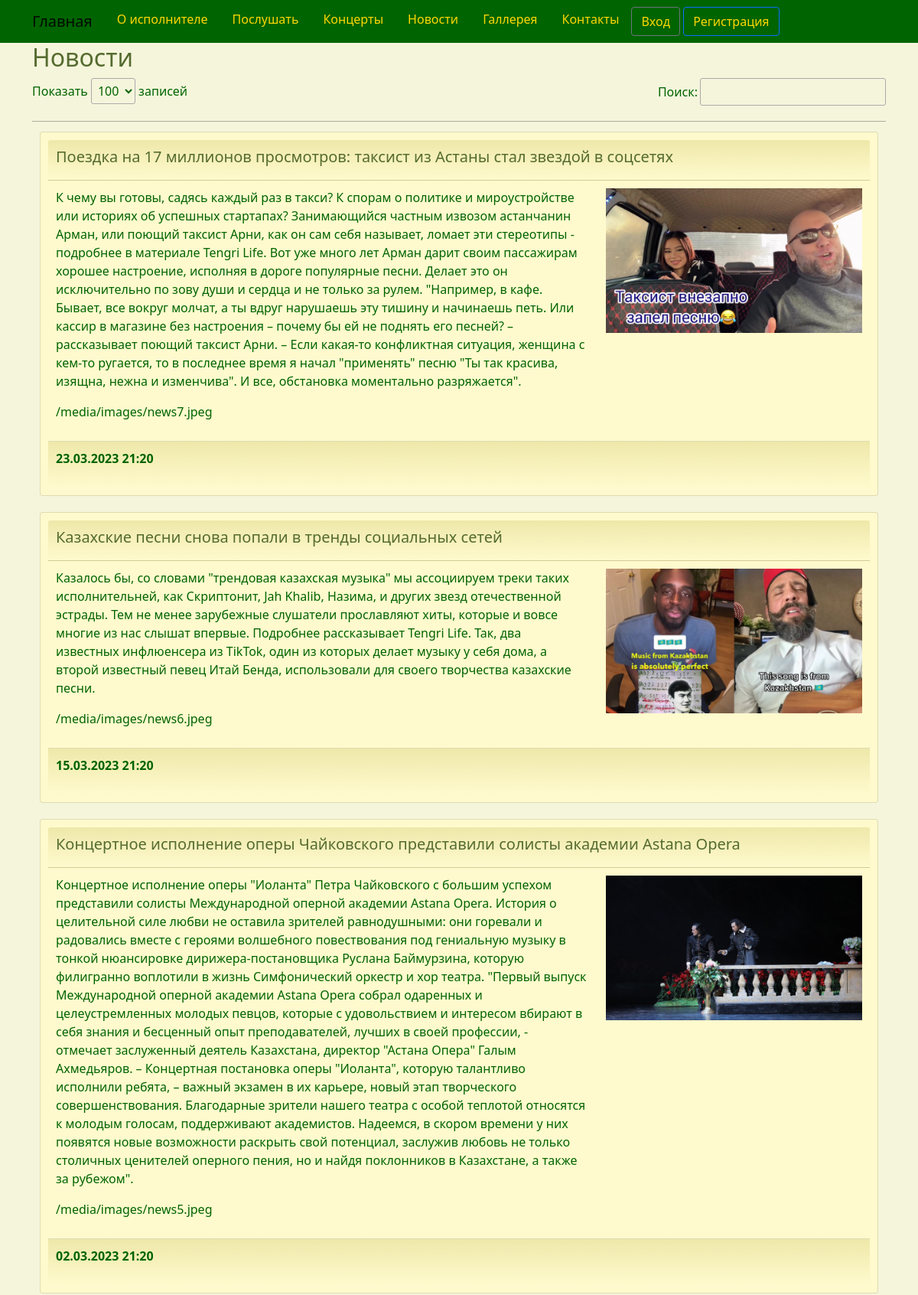
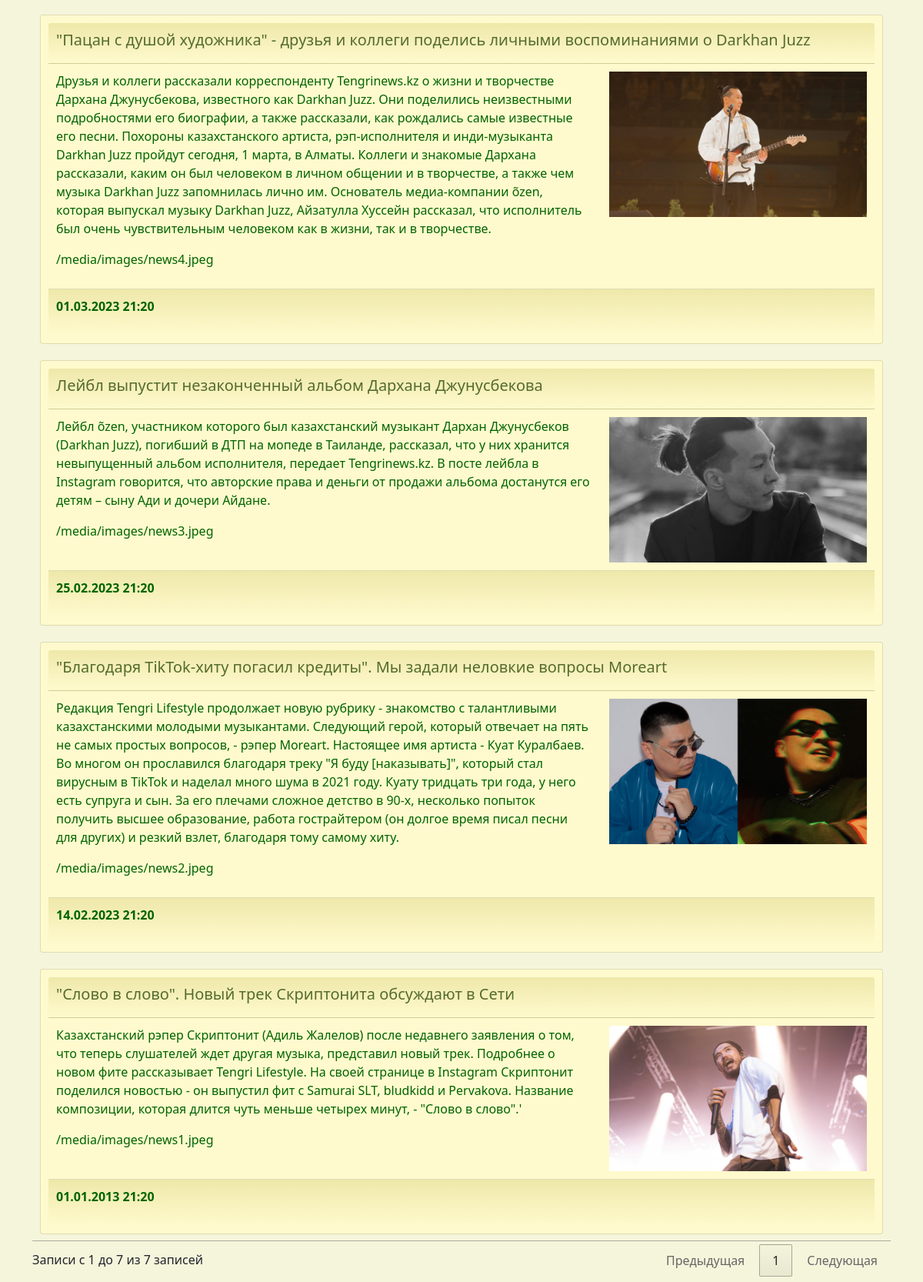
/news/list/ (upper part), run on the app's committed database (2 pictures, top to bottom).
### band/models.py (models this page shows)
class News(models.Model):
    daten = models.DateTimeField(_('daten'))
    title = models.CharField(_('title_news'), max_length=256)
    details = models.TextField(_('details_news'))
    photo = models.ImageField(_('photo_news'), upload_to='images/', blank=True, null=True)
    class Meta:
        db_table = 'news'
        indexes = [
            models.Index(fields=['daten']),
        ]
        ordering = ['daten']

### band/views.py (the view)
# urls.py: path('news/list/', views.news_list, name='news_list'),
def news_list(request):
    try:
        news = News.objects.all().order_by('-daten')
        return render(request, "news/list.html", {"news": news})
    except Exception as error:
        print(error)
        return HttpResponse(str(error))

### templates/news/list.html (shortened to what this page needs)
{% extends "base.html" %}
{% load i18n %}
{% load static %}
{% block content %}
<h2>{% trans "newss" %}</h2>
<div class="row">
	<table id="myTable" style="width:100%">
		<thead>
			<tr>
				<th></th>
			</tr>
		</thead>
		<tbody>
			{% for n in news %}
			<tr>
				<td>
					<div class="card">
						<div class="card-header">
							<h5>{{ n.title }}</h5>
						</div>
						<div class="card-body">
							<div class="row">
								<div class="col-md-8">
									<p>{{ n.details }}</p>
									<p>{{ n.photo.url }}</p>
								</div>
								<div class="col-md-4">
									{% if n.photo.url == "/media/images/news1.jpeg" %}
										<img style="width:100%; max-width:400px;" src="{% static 'images/news1.jpeg' %}" alt="{{ n.title }}" title="{{ n.details }}">
									{% elif n.photo.url == "/media/images/news2.jpeg" %}
										<img style="width:100%; max-width:400px;" src="{% static 'images/news2.jpeg' %}" alt="{{ n.title }}" title="{{ n.details }}">
									{% elif n.photo.url == "/media/images/news3.jpeg" %}
										<img style="width:100%; max-width:400px;" src="{% static 'images/news3.jpeg' %}" alt="{{ n.title }}" title="{{ n.details }}">
									{% elif n.photo.url == "/media/images/news4.jpeg" %}
										<img style="width:100%; max-width:400px;" src="{% static 'images/news4.jpeg' %}" alt="{{ n.title }}" title="{{ n.details }}">
									{% elif n.photo.url == "/media/images/news5.jpeg" %}
										<img style="width:100%; max-width:400px;" src="{% static 'images/news5.jpeg' %}" alt="{{ n.title }}" title="{{ n.details }}">
									{% elif n.photo.url == "/media/images/news6.jpeg" %}
										<img style="width:100%; max-width:400px;" src="{% static 'images/news6.jpeg' %}" alt="{{ n.title }}" title="{{ n.details }}">
									{% elif n.photo.url == "/media/images/news7.jpeg" %}
										<img style="width:100%; max-width:400px;" src="{% static 'images/news7.jpeg' %}" alt="{{ n.title }}" title="{{ n.details }}">
									{% else %}
										{% if n.photo.url != None %}
											<img style="width:100%; max-width:400px;" src="{{ n.photo.url}}" alt="{{ n.title }}" title="{{ n.details }}">
										{% endif %}
									{% endif %}
								</div>
							</div>
						</div>
						<div class="card-footer text-muted">
							<p><strong>{{ n.daten | date:"d.m.Y H:i" }}</strong><p>
						</div>
					</div>
				</td>
			</tr>
			{% endfor %}
		</tbody>
	</table>
</div>
{% endblock content %}

### static/css/styles.css (style rules this page uses)
:root { --navbar-background-color: DarkGreen; --navbar-text-color: Gold; --main-background-color-light: LemonChiffon; --main-background-color-dark: PaleGoldenrod; --main-text-color: DarkGreen; --main-header-color: DarkOliveGreen; --main-text-attention-color: Purple; --footer-background-color-light: Beige; --footer-background-color-dark: Green; --footer-text-color: Teal; --card-background-color-light: LemonChiffon; --card-background-color-dark: PaleGoldenrod; --card-text-color: SeaGreen; --table-background-color-light: LemonChiffon; --table-background-color-dark: PaleGoldenrod; --table-text-color: DarkGreen; --star-size: 30px; --star-color: Yellow; --star-background: Gold ; }
body { background-color: var(--main-background-color-light); }
h1, h2, h3, h4, h5, h6 { color: var(--main-header-color); }
p, ul, li, label { color: var(--main-text-color); }
.card { background-color: var(--card-background-color-light); color: var(--card-text-color); margin-top: 5px; padding: 10px; }
.card-header { background-image: linear-gradient(top, var(--card-background-color-dark), var(--card-background-color-light)); background-image: -o-linear-gradient(top, var(--card-background-color-dark), var(--card-background-color-light)); background-image: -moz-linear-gradient(top, var(--card-background-color-dark), var(--card-background-color-light)); background-image: -webkit-linear-gradient(top, var(--card-background-color-dark), var(--card-background-color-light)); color: var(--card-text-color); padding: 10px; }
.card-body { background-color: var(--card-background-color-light); color: var(--card-text-color); padding: 10px; }
.card-footer { background-image: linear-gradient(top, var(--card-background-color-dark), var(--card-background-color-light)); background-image: -o-linear-gradient(top, var(--card-background-color-dark), var(--card-background-color-light)); background-image: -moz-linear-gradient(top, var(--card-background-color-dark), var(--card-background-color-light)); background-image: -webkit-linear-gradient(top, var(--card-background-color-dark), var(--card-background-color-light)); color: var(--card-text-color); padding: 10px; }

### data on the page
News: title "Поездка на 17 миллионов просмотров: таксист из Астаны стал звездой в соцсетях", details "К чему вы готовы, садясь каждый раз в такси? К спорам о политике и мироустройстве или историях об успешных стартапах? Занимающийся частным извозом астанчанин Арман, или поющий таксист Арни, как он сам себя называет, ломает эти стереотипы - подробнее в материале Tengri Life. Вот уже много лет Арман дарит своим пассажирам хорошее настроение, исполняя в дороге популярные песни. Делает это он исключительно по зову души и сердца и не только за рулем. \"Например, в кафе. Бывает, все вокруг молчат, а ты вдруг нарушаешь эту тишину и начинаешь петь. Или кассир в магазине без настроения – почему бы ей не поднять его песней? – рассказывает поющий таксист Арни. – Если какая-то конфликтная ситуация,…", photo "/media/images/news7.jpeg", daten "23.03.2023 21:20"
News: title "Казахские песни снова попали в тренды социальных сетей", details "Казалось бы, со словами \"трендовая казахская музыка\" мы ассоциируем треки таких исполнительней, как Скриптонит, Jah Khalib, Назима, и других звезд отечественной эстрады. Тем не менее зарубежные слушатели прославляют хиты, которые и вовсе многие из нас слышат впервые. Подробнее рассказывает Tengri Life. Так, два известных инфлюенсера из TikTok, один из которых делает музыку у себя дома, а второй известный певец Итай Бенда, использовали для своего творчества казахские песни.", photo "/media/images/news6.jpeg", daten "15.03.2023 21:20"
News: title "Концертное исполнение оперы Чайковского представили солисты академии Astana Opera", details "Концертное исполнение оперы \"Иоланта\" Петра Чайковского с большим успехом представили солисты Международной оперной академии Astana Opera. История о целительной силе любви не оставила зрителей равнодушными: они горевали и радовались вместе с героями волшебного повествования под гениальную музыку в тонкой нюансировке дирижера-постановщика Руслана Баймурзина, которую филигранно воплотили в жизнь Симфонический оркестр и хор театра. \"Первый выпуск Международной оперной академии Astana Opera собрал одаренных и целеустремленных молодых певцов, которые с удовольствием и интересом вбирают в себя знания и бесценный опыт преподавателей, лучших в своей профессии, - отмечает заслуженный деятель…", photo "/media/images/news5.jpeg", daten "02.03.2023 21:20"
News: title "\"Пацан с душой художника\" - друзья и коллеги поделись личными воспоминаниями о Darkhan Juzz", details "Друзья и коллеги рассказали корреспонденту Tengrinews.kz о жизни и творчестве Дархана Джунусбекова, известного как Darkhan Juzz. Они поделились неизвестными подробностями его биографии, а также рассказали, как рождались самые известные его песни. Похороны казахстанского артиста, рэп-исполнителя и инди-музыканта Darkhan Juzz пройдут сегодня, 1 марта, в Алматы. Коллеги и знакомые Дархана рассказали, каким он был человеком в личном общении и в творчестве, а также чем музыка Darkhan Juzz запомнилась лично им. Основатель медиа-компании õzen, которая выпускал музыку Darkhan Juzz, Айзатулла Хуссейн рассказал, что исполнитель был очень чувствительным человеком как в жизни, так и в творчестве.", photo "/media/images/news4.jpeg", daten "01.03.2023 21:20"
News: title "Лейбл выпустит незаконченный альбом Дархана Джунусбекова", details "Лейбл õzen, участником которого был казахстанский музыкант Дархан Джунусбеков (Darkhan Juzz), погибший в ДТП на мопеде в Таиланде, рассказал, что у них хранится невыпущенный альбом исполнителя, передает Tengrinews.kz. В посте лейбла в Instagram говорится, что авторские права и деньги от продажи альбома достанутся его детям – сыну Ади и дочери Айдане.", photo "/media/images/news3.jpeg", daten "25.02.2023 21:20"
News: title "\"Благодаря TikTok-хиту погасил кредиты\". Мы задали неловкие вопросы Moreart", details "Редакция Tengri Lifestyle продолжает новую рубрику - знакомство с талантливыми казахстанскими молодыми музыкантами. Следующий герой, который отвечает на пять не самых простых вопросов, - рэпер Moreart. Настоящее имя артиста - Куат Куралбаев. Во многом он прославился благодаря треку \"Я буду [наказывать]\", который стал вирусным в TikTok и наделал много шума в 2021 году. Куату тридцать три года, у него есть супруга и сын. За его плечами сложное детство в 90-х, несколько попыток получить высшее образование, работа гострайтером (он долгое время писал песни для других) и резкий взлет, благодаря тому самому хиту.", photo "/media/images/news2.jpeg", daten "14.02.2023 21:20"
News: title "\"Слово в слово\". Новый трек Скриптонита обсуждают в Сети", details "Казахстанский рэпер Скриптонит (Адиль Жалелов) после недавнего заявления о том, что теперь слушателей ждет другая музыка, представил новый трек. Подробнее о новом фите рассказывает Tengri Lifestyle. На своей странице в Instagram Скриптонит поделился новостью - он выпустил фит с Samurai SLT, bludkidd и Pervakova. Название композиции, которая длится чуть меньше четырех минут, - \"Слово в слово\".'", photo "/media/images/news1.jpeg", daten "01.01.2013 21:20"
